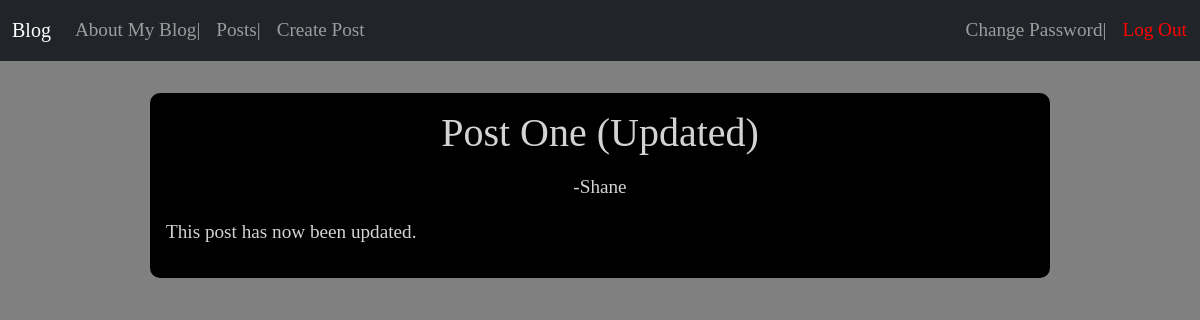
Page /posts/2/ (signed in) on the committed database.
### blog/models.py (models this page shows, shortened)
class Post(models.Model):
    title=models.CharField(max_length=200)
    body=models.TextField()
    author=models.ForeignKey(
        'auth.User',
        on_delete=models.CASCADE
    )

### blog/views.py (the view)
# urls.py: path('posts/<int:pk>/', PostDetailView.as_view(),name='post_detail'),
class PostDetailView(LoginRequiredMixin, DetailView):
    model= Post
    template_name ="post_detail.html"

### templates/post_detail.html (shortened to what this page needs)
{% extends 'base.html' %}
{% block content %}
<div class="post-detail">
    <div class="post-detail-buttons">
        <h1>{{post.title}}</h1>
    </div>
    <p class="author">-{{post.author}}</p>
    <p>{{post.body}}</p>
</div>
{% endblock content %}

### static/css/base.css (style rules this page uses)
body { font-family: 'EB Garamond', serif; font-size: 1.2rem; background-color: grey; }
.page-content h1 { text-align: center; width: 100vw; }
.post-detail { display: flex; flex-direction: column; padding: 1rem; background-color: black; color: lightgrey; border-radius: 10px; width: 75vw; margin-left: auto; margin-right: auto; margin-top: 2rem; }
.post-detail h1 { width: fit-content; margin-left: auto; margin-right: auto; margin-bottom: 1rem; }
.post-detail .author { text-align: center; }
.post-detail-buttons { display: flex; justify-content: space-between; }

### rows in the picture
Post: title "Post One (Updated)", author "Shane", body "This post has now been updated."
